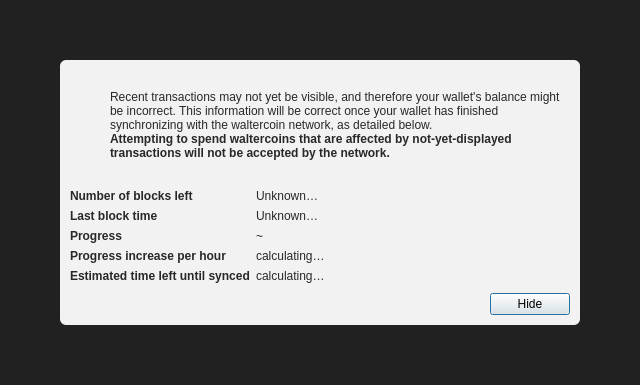
<?xml version="1.0" encoding="UTF-8"?>
<ui version="4.0">
 <class>ModalOverlay</class>
 <widget class="QWidget" name="ModalOverlay">
  <property name="geometry">
   <rect>
    <x>0</x>
    <y>0</y>
    <width>640</width>
    <height>385</height>
   </rect>
  </property>
  <property name="windowTitle">
   <string>Form</string>
  </property>
  <layout class="QVBoxLayout" name="verticalLayout" stretch="0">
   <property name="sizeConstraint">
    <enum>QLayout::SetDefaultConstraint</enum>
   </property>
   <property name="leftMargin">
    <number>0</number>
   </property>
   <property name="topMargin">
    <number>0</number>
   </property>
   <property name="rightMargin">
    <number>0</number>
   </property>
   <property name="bottomMargin">
    <number>0</number>
   </property>
   <item>
    <widget class="QWidget" name="bgWidget" native="true">
     <property name="styleSheet">
      <string notr="true">#bgWidget { background: rgba(0,0,0,220); }</string>
     </property>
     <layout class="QVBoxLayout" name="verticalLayoutMain" stretch="1">
      <property name="leftMargin">
       <number>60</number>
      </property>
      <property name="topMargin">
       <number>60</number>
      </property>
      <property name="rightMargin">
       <number>60</number>
      </property>
      <property name="bottomMargin">
       <number>60</number>
      </property>
      <item>
       <widget class="QWidget" name="contentWidget" native="true">
        <property name="styleSheet">
         <string notr="true">#contentWidget { background: rgba(255,255,255,240); border-radius: 6px; }

QLabel { color: rgb(40,40,40);  }</string>
        </property>
        <layout class="QVBoxLayout" name="verticalLayoutSub" stretch="1,0,0,0">
         <property name="spacing">
          <number>0</number>
         </property>
         <property name="leftMargin">
          <number>10</number>
         </property>
         <property name="topMargin">
          <number>10</number>
         </property>
         <property name="rightMargin">
          <number>10</number>
         </property>
         <property name="bottomMargin">
          <number>10</number>
         </property>
         <item>
          <layout class="QHBoxLayout" name="horizontalLayoutIconText" stretch="0,1">
           <property name="topMargin">
            <number>20</number>
           </property>
           <item>
            <layout class="QVBoxLayout" name="verticalLayoutIcon">
             <property name="leftMargin">
              <number>0</number>
             </property>
             <item>
              <widget class="QPushButton" name="warningIcon">
               <property name="enabled">
                <bool>false</bool>
               </property>
               <property name="text">
                <string/>
               </property>
               <property name="icon">
                <iconset>
                 <normaloff>:/icons/warning</normaloff>
                 <disabledoff>:/icons/warning</disabledoff>:/icons/warning</iconset>
               </property>
               <property name="iconSize">
                <size>
                 <width>48</width>
                 <height>48</height>
                </size>
               </property>
               <property name="flat">
                <bool>true</bool>
               </property>
              </widget>
             </item>
             <item>
              <spacer name="verticalSpacerWarningIcon">
               <property name="orientation">
                <enum>Qt::Vertical</enum>
               </property>
               <property name="sizeHint" stdset="0">
                <size>
                 <width>20</width>
                 <height>40</height>
                </size>
               </property>
              </spacer>
             </item>
            </layout>
           </item>
           <item>
            <layout class="QVBoxLayout" name="verticalLayoutInfoText">
             <property name="leftMargin">
              <number>0</number>
             </property>
             <property name="topMargin">
              <number>0</number>
             </property>
             <item>
              <widget class="QLabel" name="infoText">
               <property name="text">
                <string>Recent transactions may not yet be visible, and therefore your wallet's balance might be incorrect. This information will be correct once your wallet has finished synchronizing with the waltercoin network, as detailed below.</string>
               </property>
               <property name="textFormat">
                <enum>Qt::RichText</enum>
               </property>
               <property name="wordWrap">
                <bool>true</bool>
               </property>
              </widget>
             </item>
             <item>
              <widget class="QLabel" name="infoTextStrong">
               <property name="font">
                <font>
                 <weight>75</weight>
                 <bold>true</bold>
                </font>
               </property>
               <property name="text">
                <string>Attempting to spend waltercoins that are affected by not-yet-displayed transactions will not be accepted by the network.</string>
               </property>
               <property name="textFormat">
                <enum>Qt::RichText</enum>
               </property>
               <property name="wordWrap">
                <bool>true</bool>
               </property>
              </widget>
             </item>
             <item>
              <spacer name="verticalSpacerInTextSpace">
               <property name="orientation">
                <enum>Qt::Vertical</enum>
               </property>
               <property name="sizeHint" stdset="0">
                <size>
                 <width>20</width>
                 <height>40</height>
                </size>
               </property>
              </spacer>
             </item>
            </layout>
           </item>
          </layout>
         </item>
         <item>
          <spacer name="verticalSpacerAfterText">
           <property name="orientation">
            <enum>Qt::Vertical</enum>
           </property>
           <property name="sizeHint" stdset="0">
            <size>
             <width>20</width>
             <height>40</height>
            </size>
           </property>
          </spacer>
         </item>
         <item>
          <layout class="QFormLayout" name="formLayout">
           <property name="fieldGrowthPolicy">
            <enum>QFormLayout::FieldsStayAtSizeHint</enum>
           </property>
           <property name="horizontalSpacing">
            <number>6</number>
           </property>
           <property name="verticalSpacing">
            <number>6</number>
           </property>
           <property name="topMargin">
            <number>10</number>
           </property>
           <item row="0" column="0">
            <widget class="QLabel" name="labelNumberOfBlocksLeft">
             <property name="font">
              <font>
               <weight>75</weight>
               <bold>true</bold>
              </font>
             </property>
             <property name="text">
              <string>Number of blocks left</string>
             </property>
            </widget>
           </item>
           <item row="0" column="1">
            <widget class="QLabel" name="numberOfBlocksLeft">
             <property name="text">
              <string>Unknown…</string>
             </property>
            </widget>
           </item>
           <item row="1" column="0">
            <widget class="QLabel" name="labelLastBlockTime">
             <property name="font">
              <font>
               <weight>75</weight>
               <bold>true</bold>
              </font>
             </property>
             <property name="text">
              <string>Last block time</string>
             </property>
            </widget>
           </item>
           <item row="1" column="1">
            <widget class="QLabel" name="newestBlockDate">
             <property name="sizePolicy">
              <sizepolicy hsizetype="Maximum" vsizetype="Preferred">
               <horstretch>0</horstretch>
               <verstretch>0</verstretch>
              </sizepolicy>
             </property>
             <property name="text">
              <string>Unknown…</string>
             </property>
            </widget>
           </item>
           <item row="2" column="0">
            <widget class="QLabel" name="labelSyncDone">
             <property name="font">
              <font>
               <weight>75</weight>
               <bold>true</bold>
              </font>
             </property>
             <property name="text">
              <string>Progress</string>
             </property>
            </widget>
           </item>
           <item row="2" column="1">
            <layout class="QHBoxLayout" name="horizontalLayoutSync" stretch="0,1">
             <item>
              <widget class="QLabel" name="percentageProgress">
               <property name="text">
                <string notr="true">~</string>
               </property>
              </widget>
             </item>
            </layout>
           </item>
           <item row="4" column="0">
            <widget class="QLabel" name="labelProgressIncrease">
             <property name="font">
              <font>
               <weight>75</weight>
               <bold>true</bold>
              </font>
             </property>
             <property name="text">
              <string>Progress increase per hour</string>
             </property>
            </widget>
           </item>
           <item row="4" column="1">
            <widget class="QLabel" name="progressIncreasePerH">
             <property name="text">
              <string>calculating…</string>
             </property>
            </widget>
           </item>
           <item row="5" column="0">
            <widget class="QLabel" name="labelEstimatedTimeLeft">
             <property name="font">
              <font>
               <weight>75</weight>
               <bold>true</bold>
              </font>
             </property>
             <property name="text">
              <string>Estimated time left until synced</string>
             </property>
            </widget>
           </item>
           <item row="5" column="1">
            <widget class="QLabel" name="expectedTimeLeft">
             <property name="text">
              <string>calculating…</string>
             </property>
            </widget>
           </item>
          </layout>
         </item>
         <item>
          <layout class="QHBoxLayout" name="horizontalLayoutButtons">
           <property name="leftMargin">
            <number>10</number>
           </property>
           <property name="topMargin">
            <number>10</number>
           </property>
           <item>
            <spacer name="horizontalSpacer">
             <property name="orientation">
              <enum>Qt::Horizontal</enum>
             </property>
             <property name="sizeHint" stdset="0">
              <size>
               <width>40</width>
               <height>20</height>
              </size>
             </property>
            </spacer>
           </item>
           <item>
            <widget class="QPushButton" name="closeButton">
             <property name="text">
              <string>Hide</string>
             </property>
             <property name="shortcut">
              <string>Esc</string>
             </property>
             <property name="focusPolicy">
              <enum>Qt::StrongFocus</enum>
             </property>
             <property name="default">
              <bool>true</bool>
             </property>
            </widget>
           </item>
          </layout>
         </item>
        </layout>
       </widget>
      </item>
     </layout>
    </widget>
   </item>
  </layout>
 </widget>
 <resources/>
 <connections/>
</ui>
